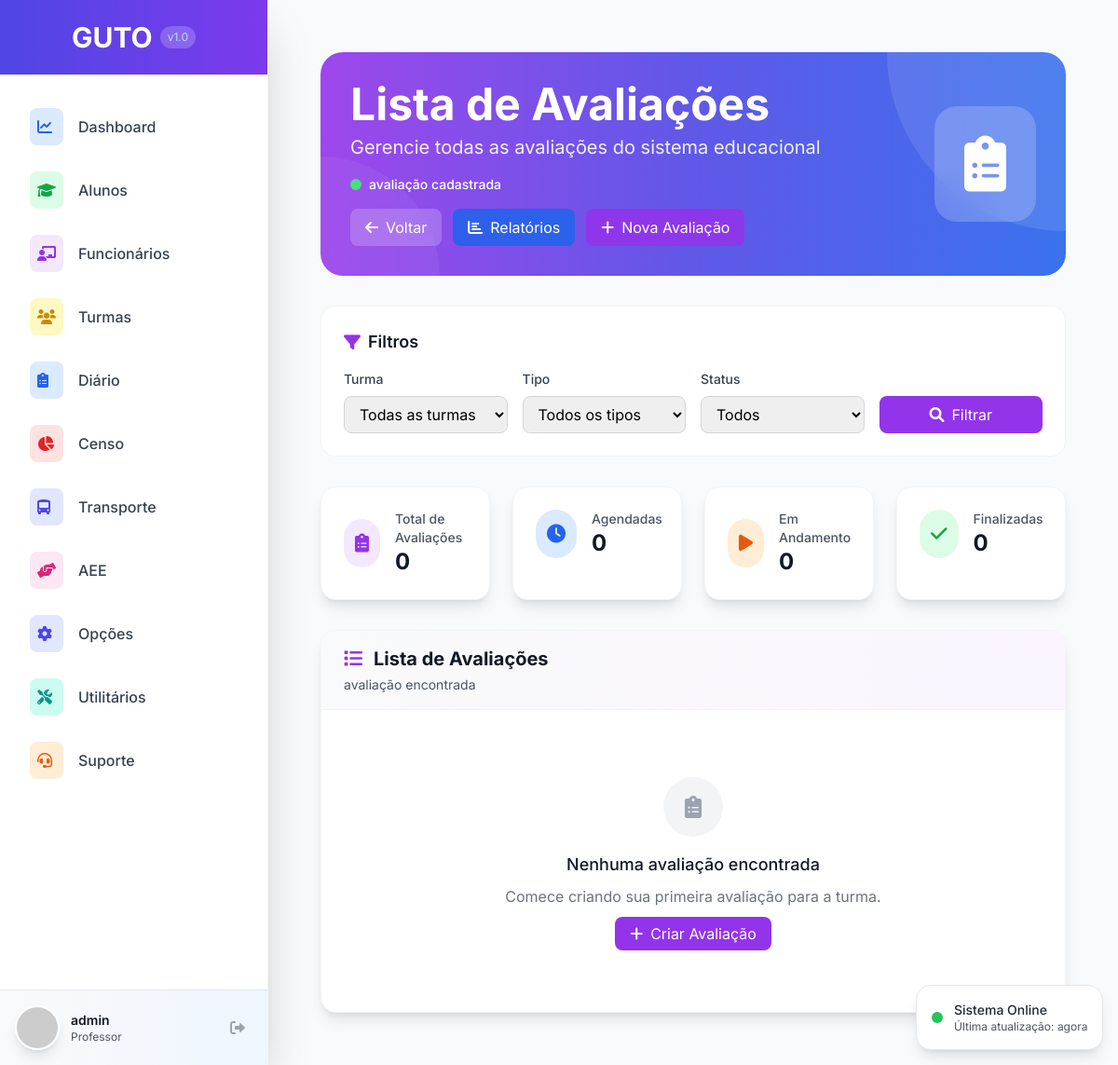
/turmas/avaliacoes/ (signed in), run on an earlier commit of the app's database.
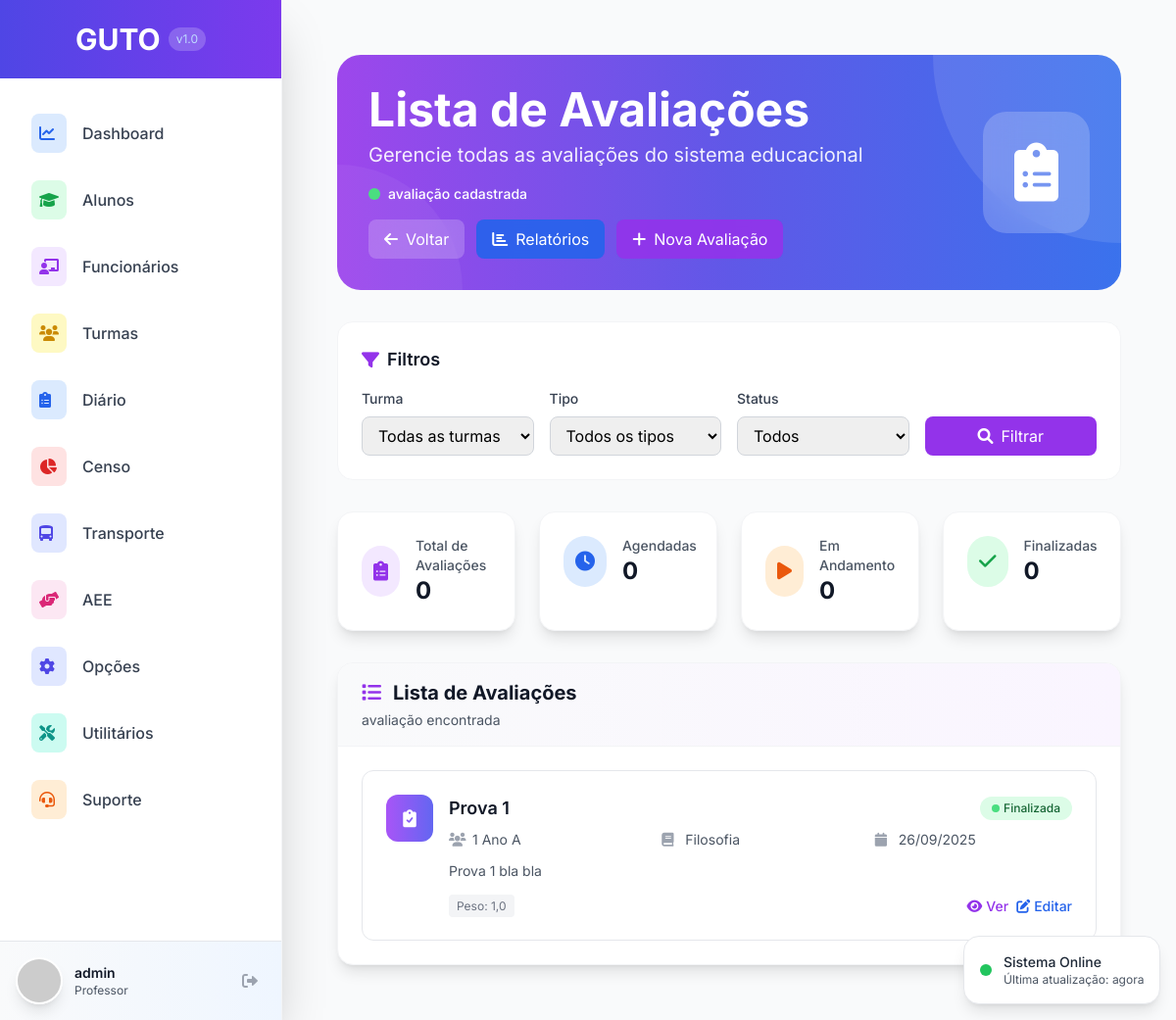
And on a later commit of the database.
### turma/models.py (models this page shows, shortened)
class Avaliacao(models.Model):
    turma = models.ForeignKey(Turma, on_delete=models.CASCADE, related_name='avaliacoes', verbose_name="Turma")
    disciplina = models.ForeignKey(Disciplina, on_delete=models.CASCADE, verbose_name="Disciplina")
    divisao_periodo = models.ForeignKey(DivisaoPeriodoLetivo, on_delete=models.CASCADE, verbose_name="Período")
    tipo_avaliacao = models.ForeignKey(TipoAvaliacao, on_delete=models.CASCADE, verbose_name="Tipo de Avaliação")
    professor = models.ForeignKey(User, on_delete=models.PROTECT, verbose_name="Professor")
    nome = models.CharField(max_length=255, verbose_name="Nome da Avaliação")
    descricao = models.TextField(blank=True, null=True, verbose_name="Descrição")
    data_aplicacao = models.DateField(verbose_name="Data de Aplicação")
    valor_maximo = models.DecimalField(max_digits=4, decimal_places=2, default=10.00, verbose_name="Valor Máximo")
    peso = models.DecimalField(max_digits=3, decimal_places=1, default=1.0, verbose_name="Peso")
    ativo = models.BooleanField(default=True, verbose_name="Avaliação Ativa")
    notas_lancadas = models.BooleanField(default=False, verbose_name="Notas Lançadas")
    data_criacao = models.DateTimeField(auto_now_add=True, verbose_name="Data de Criação")
    data_atualizacao = models.DateTimeField(auto_now=True, verbose_name="Última Atualização")
    class Meta:
        verbose_name = "Avaliação"
        verbose_name_plural = "Avaliações"
        ordering = ['-data_aplicacao', 'nome']

class Turma(models.Model):
    TIPO_ENSINO_CHOICES = [
        ('EDUCACAO_INFANTIL', 'Educação Infantil'),
        ('ENSINO_FUNDAMENTAL_I', 'Ensino Fundamental I'),
        ('ENSINO_FUNDAMENTAL_II', 'Ensino Fundamental II'),
        ('ENSINO_MEDIO', 'Ensino Médio'),
    ]
    ANO_SERIE_CHOICES = [
        ('BERÇARIO', 'Berçário'),
        ('MATERNAL_I', 'Maternal I'),
        ('MATERNAL_II', 'Maternal II'),
        ('PRE_I', 'Pré I'),
        ('PRE_II', 'Pré II'),
        ('1_ANO', '1º Ano'),
        ('2_ANO', '2º Ano'),
        ('3_ANO', '3º Ano'),
        ('4_ANO', '4º Ano'),
        ('5_ANO', '5º Ano'),
        ('6_ANO', '6º Ano'),
        ('7_ANO', '7º Ano'),
        ('8_ANO', '8º Ano'),
        ('9_ANO', '9º Ano'),
        ('1_ANO_EM', '1º Ano'),
        ('2_ANO_EM', '2º Ano'),
        ('3_ANO_EM', '3º Ano'),
    ]
    TURNO_CHOICES = [
        ('MATUTINO', 'Matutino'),
        ('VESPERTINO', 'Vespertino'),
        ('NOTURNO', 'Noturno'),
        ('INTEGRAL', 'Integral'),
    ]
    nome = models.CharField(max_length=255, verbose_name="Nome da Turma")
    periodo_letivo = models.CharField(max_length=4, default=str(date.today().year), verbose_name="Período Letivo")
    tipo_ensino = models.CharField(max_length=50, choices=TIPO_ENSINO_CHOICES, verbose_name="Tipo de Ensino")
    ano_serie = models.CharField(max_length=50, choices=ANO_SERIE_CHOICES, verbose_name="Ano/Série")
    turno = models.CharField(max_length=20, choices=TURNO_CHOICES, verbose_name="Turno")
    diario_fechado = models.BooleanField(default=False, verbose_name="Diário Fechado")
    vagas_total = models.IntegerField(default=30, verbose_name="Total de Vagas")
    data_criacao = models.DateTimeField(auto_now_add=True, verbose_name="Data de Criação", null=True, blank=True)
    usuario_criacao = models.ForeignKey(User, on_delete=models.PROTECT, verbose_name="Criado por", null=True, blank=True)
    class Meta:
        verbose_name = "Turma"
        verbose_name_plural = "Turmas"
        unique_together = ['nome', 'periodo_letivo']
        ordering = ['periodo_letivo', 'ano_serie', 'nome']

class Disciplina(models.Model):
    nome = models.CharField(max_length=255, verbose_name="Nome da Disciplina")
    codigo = models.CharField(max_length=20, unique=True, verbose_name="Código da Disciplina", blank=True)
    avalia_por_conceito = models.BooleanField(default=False, verbose_name="Avalia por Conceito")
    carga_horaria = models.IntegerField(default=40, verbose_name="Carga Horária")
    ativo = models.BooleanField(default=True, verbose_name="Disciplina Ativa")
    class Meta:
        verbose_name = "Disciplina"
        verbose_name_plural = "Disciplinas"
        ordering = ['nome']

### turma/views.py (the view)
# urls.py: path('avaliacoes/', views.avaliacoes_list, name='avaliacoes_list'),
@login_required
def avaliacoes_list(request):
    avaliacoes = Avaliacao.objects.all().order_by('-data_aplicacao')
    turma_id = request.GET.get('turma')
    disciplina_id = request.GET.get('disciplina')
    tipo_id = request.GET.get('tipo')
    status = request.GET.get('status')
    if turma_id:
        avaliacoes = avaliacoes.filter(turma_id=turma_id)
    if disciplina_id:
        avaliacoes = avaliacoes.filter(disciplina_id=disciplina_id)
    if tipo_id:
        avaliacoes = avaliacoes.filter(tipo_avaliacao_id=tipo_id)
    paginator = Paginator(avaliacoes, 20)
    page_number = request.GET.get('page')
    page_obj = paginator.get_page(page_number)
    turmas = Turma.objects.all().order_by('nome')
    disciplinas = Disciplina.objects.all().order_by('nome')
    tipos = TipoAvaliacao.objects.all().order_by('nome')
    context = {
        'page_obj': page_obj,
        'avaliacoes': page_obj,
        'turmas': turmas,
        'disciplinas': disciplinas,
        'tipos': tipos,
        'current_filters': {
            'turma': turma_id,
            'disciplina': disciplina_id,
            'tipo': tipo_id,
            'status': status,
        }
    }
    return render(request, 'turma/avaliacoes_list.html', context)

### templates/turma/avaliacoes_list.html (shortened to what the changed rows need)
{% extends 'base.html' %}
{% load static %}
{% block content %}
<div class="p-8 max-w-7xl mx-auto">
    <div class="relative mb-8 overflow-hidden rounded-3xl">
        <div class="relative p-8 text-white">
            <div class="flex items-center justify-between">
                <div>
                    <h1 class="text-5xl font-bold mb-2">Lista de Avaliações</h1>
                </div>
            </div>
        </div>
    </div>
    <div class="bg-white rounded-2xl shadow-lg border border-gray-100 overflow-hidden">
        <div class="p-6">
            {% if avaliacoes %}
            <div class="space-y-4">
                {% for avaliacao in avaliacoes %}
                <div class="avaliacao-card bg-white rounded-xl border border-gray-200 p-6">
                    <div class="flex items-center justify-between">
                        <div class="flex items-start space-x-4 flex-1">
                            <div class="w-12 h-12 bg-gradient-to-r from-purple-500 to-indigo-500 rounded-xl flex items-center justify-center flex-shrink-0">
                                <i class="fas fa-clipboard-check text-white text-lg"></i>
                            </div>
                            <div class="flex-1 min-w-0">
                                <div class="flex items-center justify-between mb-2">
                                    <h4 class="text-lg font-semibold text-gray-900 truncate">{{ avaliacao.nome }}</h4>
                                    {% if avaliacao.data_aplicacao %}
                                        {% if avaliacao.data_aplicacao|date:"Y-m-d" == "now"|date:"Y-m-d" %}
                                            <span class="status-badge inline-flex items-center px-3 py-1 rounded-full text-xs font-medium bg-orange-100 text-orange-800">
                                                <span class="w-2 h-2 bg-orange-400 rounded-full mr-1 animate-pulse"></span>
                                                Hoje
                                            </span>
                                        {% elif avaliacao.data_aplicacao > "now"|date %}
                                            <span class="status-badge inline-flex items-center px-3 py-1 rounded-full text-xs font-medium bg-blue-100 text-blue-800">
                                                <span class="w-2 h-2 bg-blue-400 rounded-full mr-1"></span>
                                                Agendada
                                            </span>
                                        {% else %}
                                            <span class="status-badge inline-flex items-center px-3 py-1 rounded-full text-xs font-medium bg-green-100 text-green-800">
                                                <span class="w-2 h-2 bg-green-400 rounded-full mr-1"></span>
                                                Finalizada
                                            </span>
                                        {% endif %}
                                    {% endif %}
                                </div>
                                <div class="grid grid-cols-1 md:grid-cols-3 gap-4 text-sm text-gray-600">
                                    {% if avaliacao.turma %}
                                    <div class="flex items-center">
                                        <i class="fas fa-users text-gray-400 mr-2 w-4"></i>
                                        <span>{{ avaliacao.turma.nome }}</span>
                                    </div>
                                    {% endif %}
                                    {% if avaliacao.disciplina %}
                                    <div class="flex items-center">
                                        <i class="fas fa-book text-gray-400 mr-2 w-4"></i>
                                        <span>{{ avaliacao.disciplina.nome }}</span>
                                    </div>
                                    {% endif %}
                                    {% if avaliacao.data_aplicacao %}
                                    <div class="flex items-center">
                                        <i class="fas fa-calendar text-gray-400 mr-2 w-4"></i>
                                        <span>{{ avaliacao.data_aplicacao|date:"d/m/Y" }}</span>
                                    </div>
                                    {% endif %}
                                </div>
                                {% if avaliacao.descricao %}
                                <p class="text-sm text-gray-600 mt-3 line-clamp-2">{{ avaliacao.descricao|truncatechars:120 }}</p>
                                {% endif %}
                                <div class="flex items-center justify-between mt-4">
                                    <div class="text-xs text-gray-500">
                                        {% if avaliacao.peso %}
                                        <span class="bg-gray-100 px-2 py-1 rounded">Peso: {{ avaliacao.peso }}</span>
                                        {% endif %}
                                    </div>
                                    <div class="flex space-x-2">
                                        <a href="{% url 'turma:avaliacao_detail' avaliacao.pk %}" class="text-purple-600 hover:text-purple-800 text-sm font-medium">
                                            <i class="fas fa-eye mr-1"></i>Ver
                                        </a>
                                        <a href="{% url 'turma:avaliacao_edit' avaliacao.pk %}" class="text-blue-600 hover:text-blue-800 text-sm font-medium">
                                            <i class="fas fa-edit mr-1"></i>Editar
                                        </a>
                                    </div>
                                </div>
                            </div>
                        </div>
                    </div>
                </div>
                {% endfor %}
            </div>
            {% else %}
            <div class="text-center py-12">
                <div class="w-16 h-16 bg-gray-100 rounded-full flex items-center justify-center mx-auto mb-4">
                    <i class="fas fa-clipboard-list text-gray-400 text-2xl"></i>
                </div>
                <h4 class="text-lg font-medium text-gray-900 mb-2">Nenhuma avaliação encontrada</h4>
                <p class="text-gray-500 mb-4">Comece criando sua primeira avaliação para a turma.</p>
                <a href="{% url 'turma:avaliacao_create' %}" class="bg-purple-600 text-white px-4 py-2 rounded-lg hover:bg-purple-700 transition-colors duration-200">
                    <i class="fas fa-plus mr-2"></i>Criar Avaliação
                </a>
            </div>
            {% endif %}
        </div>
    </div>
</div>
{% endblock %}

What changed in the data, as far as the page shows it:
added Avaliacao: nome "Prova 1", shows "Finalizada", turma.nome "1 Ano A", disciplina.nome "Filosofia", data_aplicacao "26/09/2025", descricao "Prova 1 bla bla", peso "1,0"
Also different on the page:
text no longer shown: "Nenhuma avaliação encontrada Comece criando sua primeira avaliação para a turma. Criar Avaliação"
